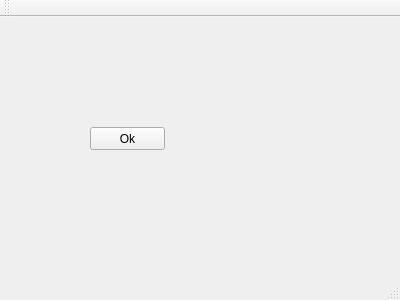
<?xml version="1.0" encoding="UTF-8"?>
<ui version="4.0">
 <class>MainWindow</class>
 <widget class="QMainWindow" name="MainWindow">
  <property name="geometry">
   <rect>
    <x>0</x>
    <y>0</y>
    <width>400</width>
    <height>300</height>
   </rect>
  </property>
  <property name="windowTitle">
   <string>MainWindow</string>
  </property>
  <widget class="QWidget" name="centralWidget">
   <widget class="QPushButton" name="pushButton">
    <property name="geometry">
     <rect>
      <x>90</x>
      <y>110</y>
      <width>75</width>
      <height>23</height>
     </rect>
    </property>
    <property name="text">
     <string>Ok</string>
    </property>
   </widget>
  </widget>
  <widget class="QMenuBar" name="menuBar">
   <property name="geometry">
    <rect>
     <x>0</x>
     <y>0</y>
     <width>400</width>
     <height>21</height>
    </rect>
   </property>
  </widget>
  <widget class="QToolBar" name="mainToolBar">
   <attribute name="toolBarArea">
    <enum>TopToolBarArea</enum>
   </attribute>
   <attribute name="toolBarBreak">
    <bool>false</bool>
   </attribute>
  </widget>
  <widget class="QStatusBar" name="statusBar"/>
 </widget>
 <layoutdefault spacing="6" margin="11"/>
 <resources/>
 <connections/>
</ui>
